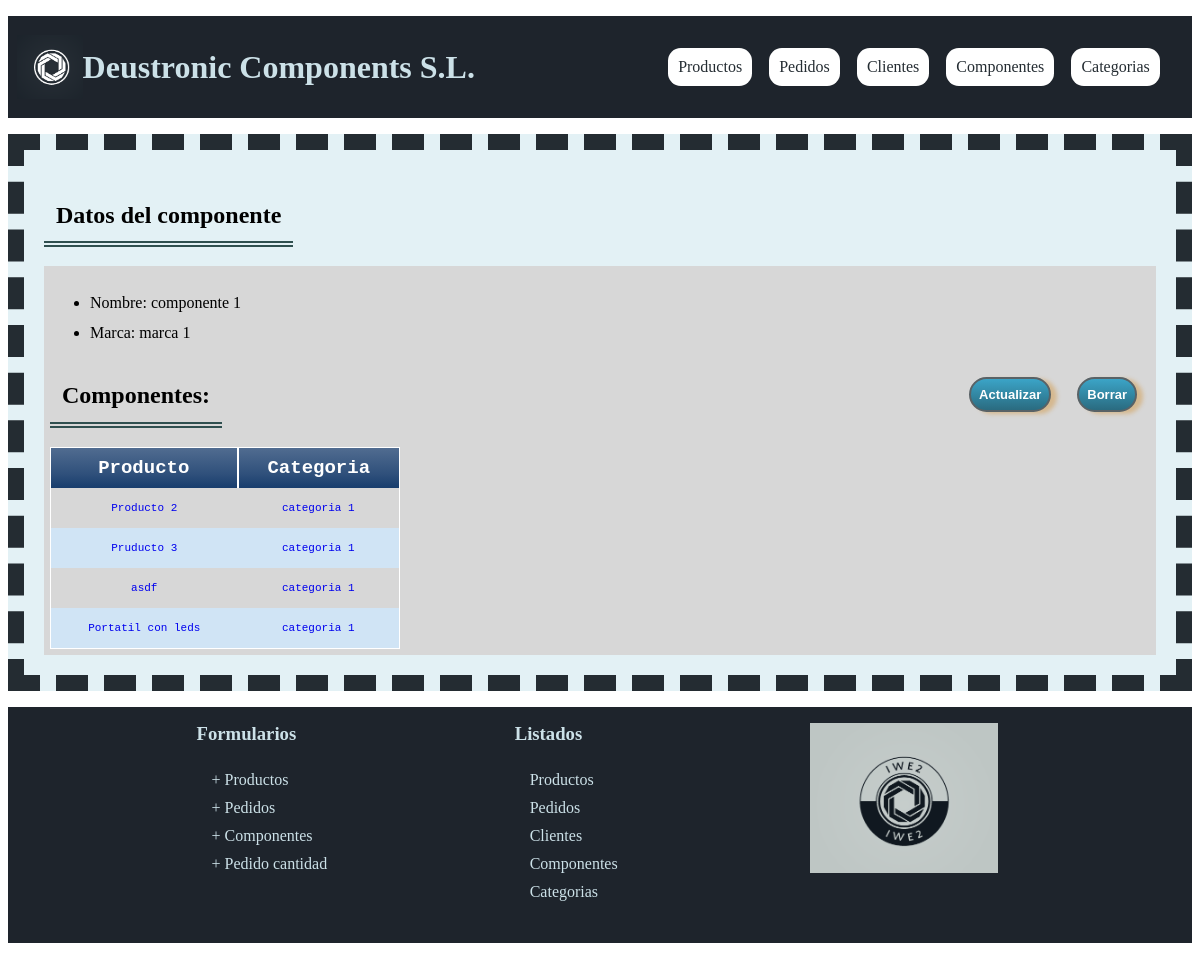
Before: /appProyecto/componentes/1 with the older database file.
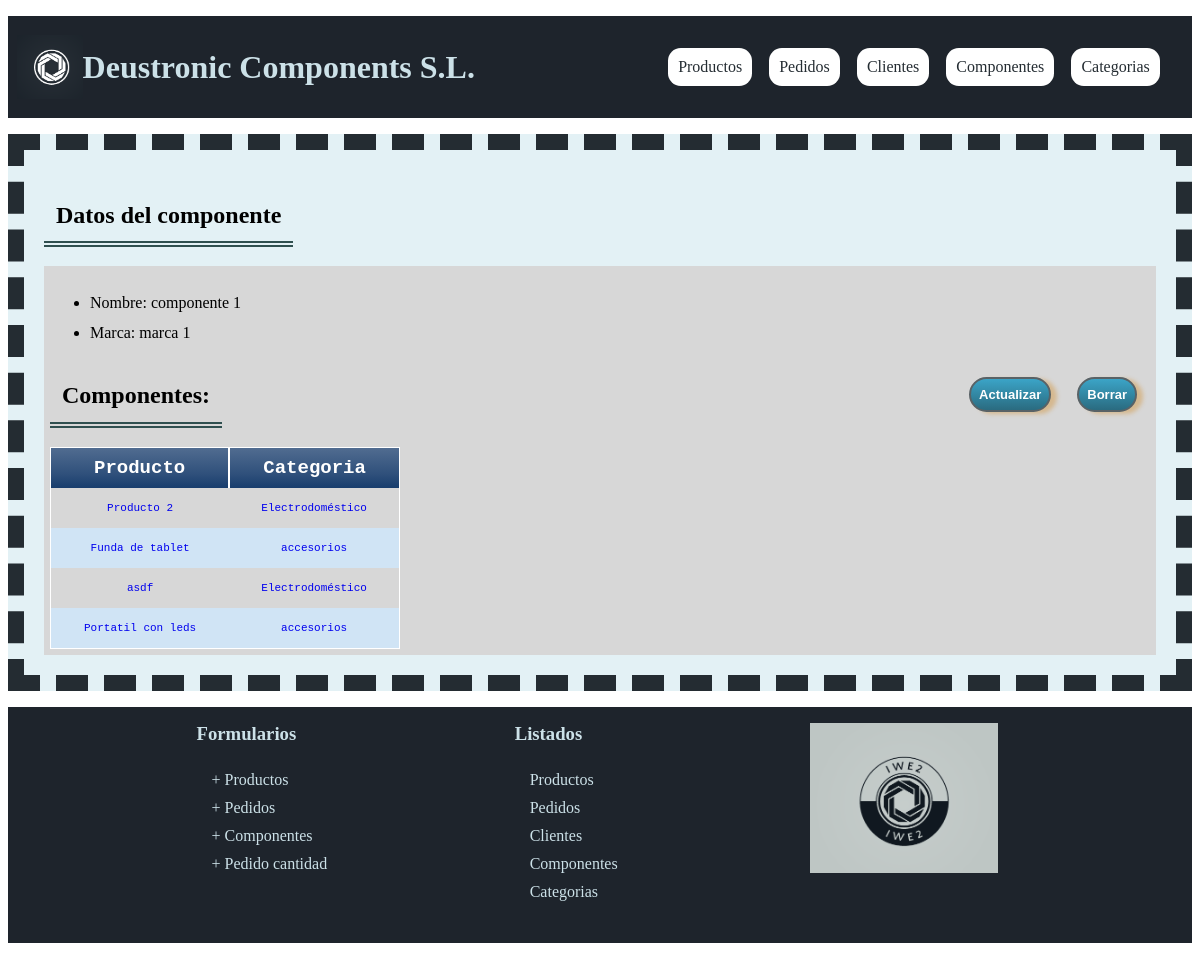
After: the same page with the newer database file.
### appProyecto/models.py (models this page shows, shortened)
class Componente(models.Model):
    nombre = models.CharField(max_length=200)
    marca = models.CharField(max_length=200)

class Elemento(models.Model):
    id_producto = models.ForeignKey(Producto, on_delete=models.CASCADE)
    id_componente = models.ForeignKey(Componente, on_delete=models.CASCADE)
    cantidad = models.IntegerField(default=1)
    class Meta:
        unique_together = (('id_producto', 'id_componente'),)

class Producto(models.Model):
    precio = models.FloatField(default=0)
    nombre = models.CharField(max_length=200)
    descripcion = models.CharField(max_length=1000)
    categoria = models.ForeignKey(Categoria, on_delete=models.CASCADE)
    componente = models.ManyToManyField(Componente, through="Elemento")

class Categoria(models.Model):
    descripcion = models.CharField(max_length=1000)
    nombre = models.CharField(max_length=100, unique=True)

### appProyecto/views.py (the view)
class ComponenteDetailView(DetailView):
    model = Componente
    def get_context_data(self, **kwargs):
        context = super().get_context_data(**kwargs)
        context['elementos'] = self.object.elemento_set.all()
        return context

### appProyecto/templates/appProyecto/componente_detail.html (shortened to what this page needs)
{% extends "base.html" %}  {% block contenido %}
<h2>Datos del componente</h2>
<div class="descripcion">
  <ul>
    <li>Nombre: {{ componente.nombre}}</li>
    <li>Marca: {{ componente.marca}}</li>
  </ul>
  <div class="barraBtn">
    <a href="/appProyecto/componentes/{{componente.id}}/update/" class="button">
      Actualizar</a
    >
    <a href="/appProyecto/componentes/{{componente.id}}/delete/" class="button">
      Borrar</a
    >
  </div>
  <h2>Componentes:</h2>
  <table class="paleBlueRows">
    <thead>
      <tr>
        <th>Producto</th>
        <th>Categoria</th>
      </tr>
    </thead>
    <tbody>
      {% for cantidad in elementos %}
      <tr>
        <td>
          <a href="{% url 'detalle producto' cantidad.id_producto.pk %}">
            {{ cantidad.id_producto.nombre }}
          </a>
        </td>
        <td>
          <a
            href="{% url 'detalle categoria' cantidad.id_producto.categoria.pk %}"
          >
            {{ cantidad.id_producto.categoria.nombre }}
          </a>
        </td>
      </tr>
      {% endfor %}
    </tbody>
  </table>
</div>
{% endblock %}

### appProyecto/templates/base.html (shortened to what this page needs)
{% load static %}
<!DOCTYPE html>
<html lang="en">
  <head>
    <link rel="stylesheet" href="{% static 'css/estilos.css' %}" />
  </head>
  <body>
    <header class="cabeceraflex">
      <a href="{% url 'inicio'%}" class="logoCabecera enlacesClaros">
        <div class="cabecera" style="margin-right: 10em">
          <img src="{% static 'imagenes/miniLogo.png' %}" style="height: 4em" />
          <h1 style="text-decoration: none; margin: 0px; display: inline-block">
            Deustronic Components S.L.
          </h1>
        </div></a
      >
      <div class="cabecera">
        <nav class="menu">
          <a class="enlace" href="{% url 'lista productos'  %}">Productos</a>
          <a class="enlace" href="{% url 'lista pedidos'  %}">Pedidos</a>
          <a class="enlace" href="{% url 'lista clientes'  %}">Clientes</a>
          <a class="enlace" href="{% url 'lista componentes'  %}"
            >Componentes</a
          >
          <a class="enlace" href="{% url 'lista categorias'  %}">Categorias</a>
        </nav>
      </div>
    </header>
    <main>{% block contenido %}{% endblock %}</main>
    <footer class="flexFila">
      <div class="sociales-footer">
        <h3>Formularios</h3>
        <ul class="linksFooter">
          <li class="iconosRedes">
            <a
              class="LinkIiconosRedes enlacesClaros"
              href="{% url 'crear producto'  %}"
              ><span>+ Productos</span></a
            >
          </li>
          <li class="iconosRedes">
            <a
              class="LinkIiconosRedes enlacesClaros"
              href="{% url 'crear pedido'  %}"
              ><span>+ Pedidos</span></a
            >
          </li>
          <li class="iconosRedes">
            <a
              class="LinkIiconosRedes enlacesClaros"
              href="{% url 'crear componente'  %}"
              ><span>+ Componentes</span></a
            >
          </li>
          <li class="iconosRedes">
            <a
              class="LinkIiconosRedes enlacesClaros"
              href="{% url 'crear cantidad'  %}"
              ><span>+ Pedido cantidad </span></a
            >
          </li>
        </ul>
      </div>
      <div class="sociales-footer">
        <h3>Listados</h3>
        <ul class="linksFooter">
          <li class="iconosRedes">
            <a
              class="LinkIiconosRedes enlacesClaros"
              href="{% url 'lista productos'  %}"
              ><span>Productos</span></a
            >
          </li>
          <li class="iconosRedes">
            <a
              class="LinkIiconosRedes enlacesClaros"
              href="{% url 'lista pedidos'  %}"
              ><span>Pedidos</span></a
            >
          </li>
          <li class="iconosRedes">
            <a
              class="LinkIiconosRedes enlacesClaros"
              href="{% url 'lista clientes'  %}"
              ><span>Clientes</span></a
            >
          </li>
          <li class="iconosRedes">
            <a
              class="LinkIiconosRedes enlacesClaros"
              href="{% url 'lista componentes'  %}"
              ><span>Componentes</span></a
            >
          </li>
          <li class="iconosRedes">
            <a
              class="LinkIiconosRedes enlacesClaros"
              href="{% url 'lista categorias'  %}"
              >Categorias</a
            >
          </li>
        </ul>
      </div>
      <div id="cuadroFooterLogo" class="sociales-footer">
        <a class="enlacesClaros" href="{% url 'inicio'%}"
          ><img
            id="logoCompleto"
            src="{% static 'imagenes/logoCompleto.png' %}"
            alt="logo completo"
          />
        </a>
      </div>
    </footer>
  </body>
</html>

### appProyecto/static/css/estilos.css (style rules this page uses)
header, main, footer { margin: 1em auto; }
body { background-image: url(https://e1.pxfuel.com/desktop-wallpaper/586/170/desktop-wallpaper-blue-honeycomb-honeycomb.jpg); }
header { display: flex; justify-content: space-between; flex-wrap: wrap; height: fit-content; background-color: #1e242c; align-items: center; padding: 4px; }
.cabecera { display: flex; align-items: center; align-content: center; color: #cce1e8; flex-grow: 2; }
nav { display: flex; flex-direction: row; align-content: space-evenly; flex-wrap: wrap; padding: 9px; margin: 1em; justify-content: space-between; flex-grow: 1; }
main { padding: 20px; background-color: #e3f1f5; border: 1em dashed #242c32; }
.enlace { background-color: #fff; padding: 10px; margin: 0.2em; color: #242c32; border-radius: 0.8em; }
h3, h4, .iconosRedes, a.cabecera, a.flexFila, a.enlacesClaros { color: #cce1e8; }
.iconosRedes, ul.linksFooter, a { text-decoration: none; list-style: none; padding: 5px; }
.flexFila, footer, .cuadroInfContacto { display: flex; flex-direction: row; align-items: flex-start; align-content: center; flex-wrap: wrap; }
footer { padding: 1em; color: white; background-color: #1e242c; justify-content: space-evenly; align-content: center; }
h3, h4 { margin: 0em; width: fit-content; }
.descripcion { font-size: 16px; line-height: 30px; padding: 6px; background-color: #d7d7d7; font-family: "Gill Sans"; }
#logoCompleto { flex-wrap: wrap-reverse; max-height: 150px; }
h2 { padding: 0.5em; margin-bottom: 0.5cm; border-bottom: 6px double darkslategrey; width: fit-content; }
table.paleBlueRows { font-family: "Courier New", Courier, monospace; border: 1px solid #ffffff; width: 350px; text-align: center; border-collapse: collapse; }
table.paleBlueRows td, table.paleBlueRows th { border: 0px solid #ffffff; padding: 5px 8px; }
table.paleBlueRows tbody td { font-size: 11px; }
table.paleBlueRows tr:nth-child(even) { background: #d0e4f5; }
table.paleBlueRows thead { background: #183d6d; background: -moz-linear-gradient(top, #526d91 0%, #2f507b 66%, #183d6d 100%); background: -webkit-linear-gradient( top, #526d91 0%, #2f507b 66%, #183d6d 100% ); background: linear-gradient(to bottom, #526d91 0%, #2f507b 66%, #183d6d 100%); }
table.paleBlueRows thead th { font-size: 19px; font-weight: bold; color: #ffffff; text-align: center; border-left: 2px solid #ffffff; }
table.paleBlueRows thead th:first-child { border-left: none; }
.barraBtn { display: flex; flex-direction: row; align-items: center; flex-wrap: wrap-reverse; place-content: end; float: right; }
.button { float: right; margin: 1em; text-decoration: none; text-align: center; place-self: end; padding: 8px; border: solid 2px #596266; -webkit-border-radius: 50px; -moz-border-radius: 50px; border-radius: 50px; font: 13px Arial, Helvetica, sans-serif; font-weight: bold; color: #ffffff; background-color: #3ba4c7; background-image: -moz-linear-gradient(top, #3ba4c7 0%, #2a6b80 100%); background-image: -webkit-linear-gradient(top, #3ba4c7 0%, #2a6b80 100%); background-image: -o-linear-gradient(top, #3ba4c7 0%, #2a6b80 100%); background-image: -ms-linear-gradient(top, #3ba4c7 0%, #2a6b80 100%); filter: progid:DXImageTransform.Microsoft.gradient( startColorstr='#2a6b80', endColorstr='#2a6b80',GradientType=0 ); background-image: linear-gradient(top, #3ba4c7 0%, #2a6b80 100%); -webkit-box-shadow: 6px 2px 4px#d5b88f; -moz-box-shadow: 6px 2px 4px#d5b88f; box-shadow: 6px 2px 4px#d5b88f; }

Changed rows visible on the page:
changed through a linked row, Elemento "Producto 2": id_producto.categoria.nombre "categoria 1" → "Electrodoméstico"
changed through a linked row, Elemento: id_producto.nombre "Pruducto 3" → "Funda de tablet"; id_producto.categoria.nombre "categoria 1" → "accesorios"
changed through a linked row, Elemento "asdf": id_producto.categoria.nombre "categoria 1" → "Electrodoméstico"
changed through a linked row, Elemento "Portatil con leds": id_producto.categoria.nombre "categoria 1" → "accesorios"
